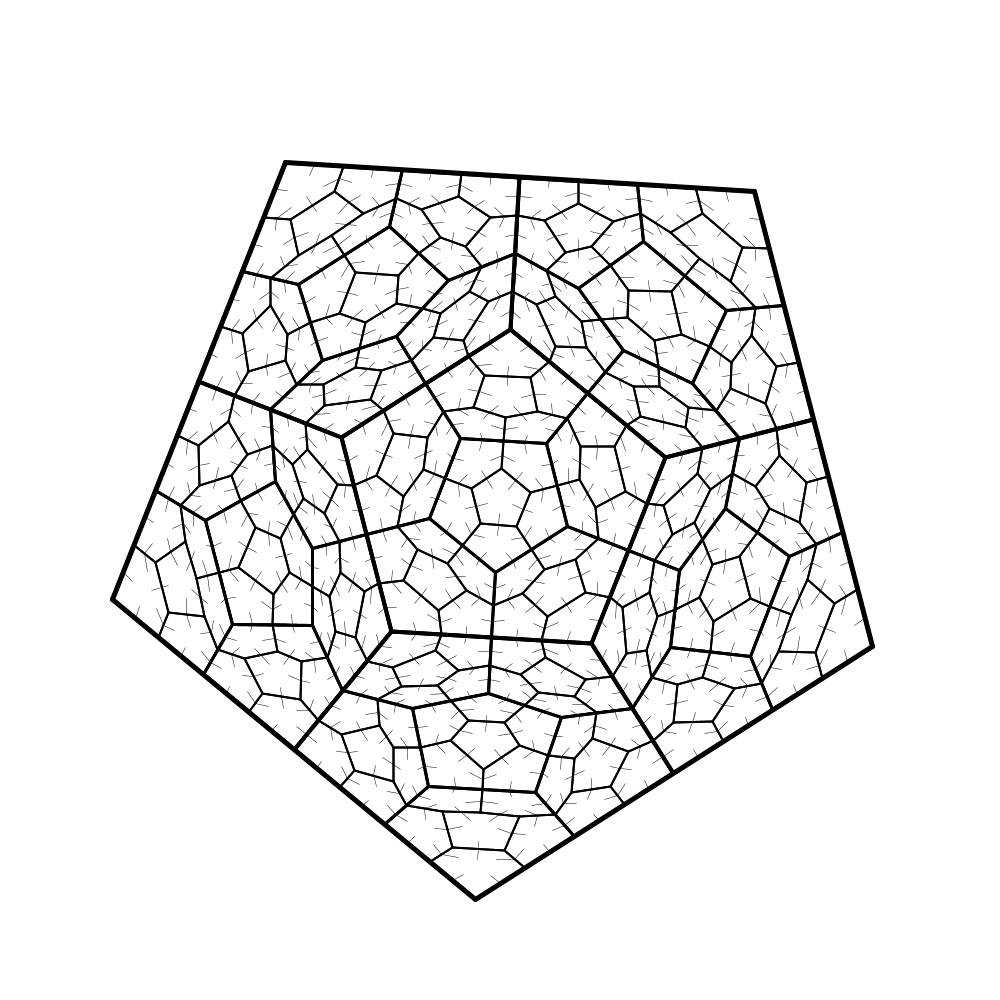
Frame 1 (no input)
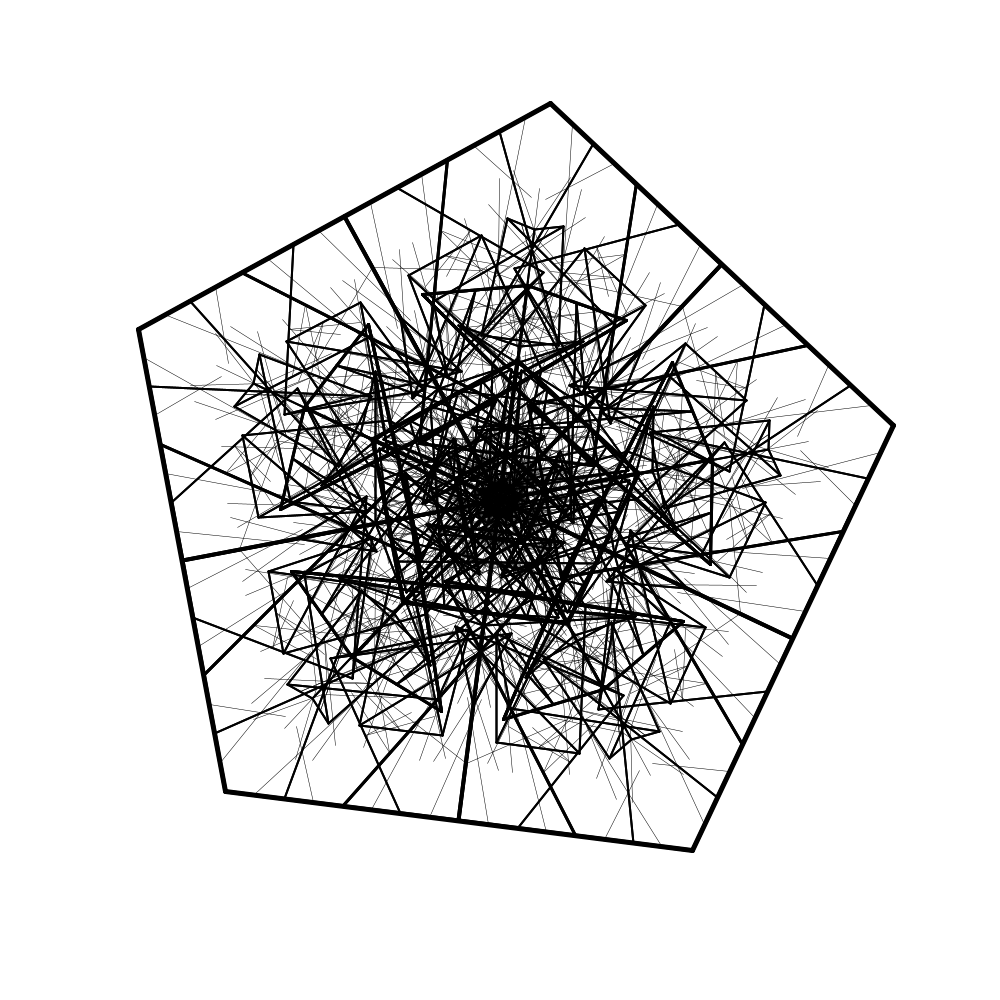
Frame 60 (the mouse pressed at the canvas centre just before this capture)
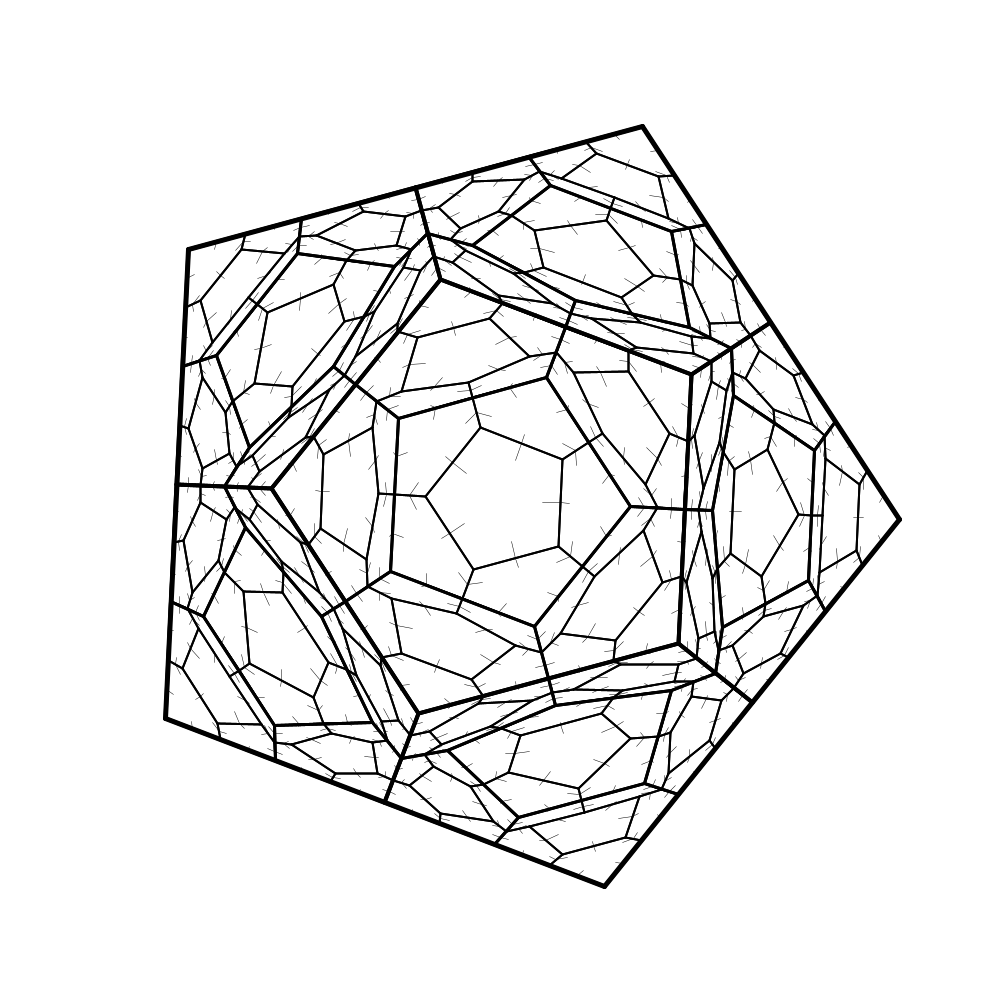
Frame 120 (the mouse held since frame 60 and released just before this capture)

The Processing sketch that drew these frames (run headless with seeded random() and noise(); from frame 60 on, the mouse is pressed at the canvas centre):

// Processing sketch: sutcliffe_pentagon
// ── sutcliffe_pentagon.pde
FractalRoot pentagon;
int _maxLevels = 4;
float _strutFactor = 0.2;
float _strutNoise;
int _numSides = 5;

void setup() {
  size(1000, 1000);
  smooth();
  _strutNoise = random(10);
  
}

void draw() {
  background(255);
  float rotateNoise = random(360);
  
  _strutNoise += 0.01;
  _strutFactor = (noise(_strutNoise) * 3) - 1;
  pentagon = new FractalRoot(rotateNoise);
  pentagon.drawShape();
}

class PointObj{
  float x, y;
  PointObj(float ex, float why) {
    x = ex; y = why;
  }
}

class FractalRoot{
  PointObj[] pointArr = {};
  Branch rootBranch;
  
  FractalRoot(float startAngle) {
    float centX = width / 2;
    float centY = height / 2;
    float angleStep = 360.0f / _numSides;
    int count = 0;
    for (int i = 0; i < 360; i += angleStep) {
      float x = centX + (400 * cos(radians(startAngle + i)));
      float y = centY + (400 * sin(radians(startAngle + i)));
      pointArr = (PointObj[])append(pointArr, new PointObj(x, y));
    }
    rootBranch = new Branch(0,0,pointArr);
  } 
  void drawShape() {
    rootBranch.drawMe();
  }
}

class Branch{
  int level, num;
  PointObj[] outerPoints = {};
  PointObj[] midPoints = {};
  PointObj[] projPoints = {};
  Branch[] myBranches = {};
  
  Branch(int lev, int n, PointObj[] points) {
    level = lev;
    num = n;
    outerPoints = points;
    midPoints = calcMidPoints();
    projPoints = calcStrutPoints();
    
    if ((level + 1) < _maxLevels) {
      Branch childBranch = new Branch(level + 1, 0, projPoints);
      myBranches = (Branch[])append(myBranches, childBranch);
      for (int k = 0; k < outerPoints.length; ++k) {
        int nextk = k - 1;
        if (nextk < 0) {
          nextk += outerPoints.length;
        }
        PointObj[] newPoints = {projPoints[k], midPoints[k], outerPoints[k], midPoints[nextk], projPoints[nextk]};
        childBranch = new Branch(level + 1, k + 1, newPoints);
        myBranches = (Branch[])append(myBranches, childBranch);
      }
    }
  }
  
  void drawMe() {
    strokeWeight(5 - level);
    //draw outer shape
    for (int i = 0; i < outerPoints.length; ++i) {
      int nexti = i + 1;
      if (nexti == outerPoints.length) {
        nexti = 0;
      }
      line(outerPoints[i].x, outerPoints[i].y, outerPoints[nexti].x, outerPoints[nexti].y);
    }
    
    strokeWeight(0.5);
    fill(255, 150);
    for (int j = 0; j < midPoints.length; ++j) {
      //ellipse(midPoints[j].x, midPoints[j].y, 15, 15);
      line(midPoints[j].x, midPoints[j].y, projPoints[j].x, projPoints[j].y);
      //ellipse(projPoints[j].x, projPoints[j].y, 15, 15);
    }
    for (int k = 0; k < myBranches.length; ++k) {
      myBranches[k].drawMe();
    }
  }
  
  PointObj[] calcMidPoints() {
    PointObj[] mpArray = new PointObj[outerPoints.length];
    for (int i = 0; i < outerPoints.length; ++i) {
      int nexti = i + 1;
      if (nexti == outerPoints.length) {
        nexti = 0;
      }
      PointObj thisMP = calcMidPoint(outerPoints[i], outerPoints[nexti]);
      mpArray[i] = thisMP; 
    }
    return mpArray;
  }
  
  PointObj calcMidPoint(PointObj end1, PointObj end2) {
    float mx, my;
    if (end1.x > end2.x) {
      mx = end2.x + ((end1.x - end2.x) / 2);
    } else{
      mx = end1.x + ((end2.x - end1.x) / 2);
    }
    if (end1.y > end2.y) {
      my = end2.y + ((end1.y - end2.y) / 2);
    } else{
      my = end1.y + ((end2.y - end1.y) / 2);
    }
    return new PointObj(mx, my);
  }
  
  PointObj[] calcStrutPoints() {
    PointObj[] strutArray = new PointObj[midPoints.length];
    for (int i = 0; i < midPoints.length; ++i) {
      int nexti = i + 3;
      if (nexti >= midPoints.length) {
        nexti -= midPoints.length;
      }
      PointObj thisSP = calcProjPoint(midPoints[i], outerPoints[nexti]);
      strutArray[i] = thisSP;
    }
    return strutArray;
  }
  
  PointObj calcProjPoint(PointObj mp, PointObj op) {
    float px, py;
    float adj, opp;
    if (op.x > mp.x) {
      opp = op.x - mp.x;
    } else {
      opp = mp.x - op.x;
    }
    if (op.y > mp.y) {
      adj = op.y - mp.y;
    } else {
      adj = mp.y - op.y;
    }
    
    if (op.x > mp.x) {
      px = mp.x + (opp * _strutFactor);
    } else {
      px = mp.x - (opp * _strutFactor);
    }
    if (op.y > mp.y) {
      py = mp.y + (adj * _strutFactor);
    } else {
      py = mp.y - (adj * _strutFactor);
    }
    return new PointObj(px, py);
  }
}
